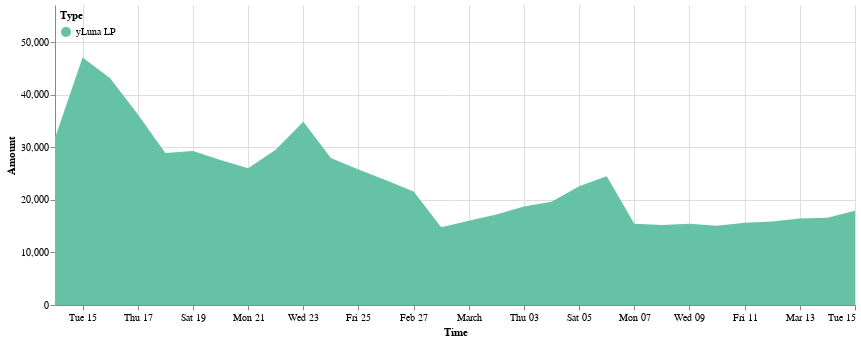

Notebook code cell kept with this figure:
### Code cell
cp.get_yluna_time_area_chart(daily_delta_lp, 
               alt.Scale(scheme='set2'),
               min_date = daily_delta_stk.Time.min(),
               max_date = daily_delta_stk.Time.max(),
               top_padding = 10000
        ).properties(width=800).configure_view(strokeOpacity=0)

### Figure 1 — Vega-Lite specification as saved in the notebook (floating-point values rounded to 4 significant figures)
{"config": {"view": {"continuousWidth": 400, "continuousHeight": 300, "strokeOpacity": 0}}, "data": {"name": "data-a2d76af2971194b2661df267c28b7fed"}, "mark": "area", "encoding": {"color": {"field": "Type", "legend": {"direction": "vertical", "legendY": 0, "orient": "none", "padding": 5}, "scale": {"scheme": "set2"}, "type": "nominal"}, "tooltip": [{"field": "Time", "format": "%Y-%m-%d", "type": "temporal"}, {"field": "Type", "type": "nominal"}, {"field": "Amount (millions)", "type": "nominal"}], "x": {"field": "Time", "scale": {"domain": ["2022-02-14", "2022-03-15"]}, "type": "temporal"}, "y": {"field": "Amount", "scale": {"domain": [0, 57050.0]}, "type": "quantitative"}}, "width": 800, "$schema": "https://vega.github.io/schema/vega-lite/v4.17.0.json", "datasets": {"data-a2d76af2971194b2661df267c28b7fed": [{"Time": "2022-02-14", "Amount signed": 31760.0, "Amount": 31760.0, "Type": "yLuna LP", "Amount (millions)": "0.03M"}, {"Time": "2022-02-15", "Amount signed": 15290.0, "Amount": 47050.0, "Type": "yLuna LP", "Amount (millions)": "0.05M"}, {"Time": "2022-02-16", "Amount signed": -3950.0, "Amount": 43100.0, "Type": "yLuna LP", "Amount (millions)": "0.04M"}, {"Time": "2022-02-17", "Amount signed": -6835.0, "Amount": 36270.0, "Type": "yLuna LP", "Amount (millions)": "0.04M"}, {"Time": "2022-02-18", "Amount signed": -7339.0, "Amount": 28930.0, "Type": "yLuna LP", "Amount (millions)": "0.03M"}, {"Time": "2022-02-19", "Amount signed": 337.5, "Amount": 29270.0, "Type": "yLuna LP", "Amount (millions)": "0.03M"}, {"Time": "2022-02-20", "Amount signed": -1702.0, "Amount": 27560.0, "Type": "yLuna LP", "Amount (millions)": "0.03M"}, {"Time": "2022-02-21", "Amount signed": -1555.0, "Amount": 26010.0, "Type": "yLuna LP", "Amount (millions)": "0.03M"}, {"Time": "2022-02-22", "Amount signed": 3529.0, "Amount": 29540.0, "Type": "yLuna LP", "Amount (millions)": "0.03M"}, {"Time": "2022-02-23", "Amount signed": 5291.0, "Amount": 34830.0, "Type": "yLuna LP", "Amount (millions)": "0.03M"}, {"Time": "2022-02-24", "Amount signed": -6881.0, "Amount": 27950.0, "Type": "yLuna LP", "Amount (millions)": "0.03M"}, {"Time": "2022-02-25", "Amount signed": -2172.0, "Amount": 25770.0, "Type": "yLuna LP", "Amount (millions)": "0.03M"}, {"Time": "2022-02-26", "Amount signed": -2032.0, "Amount": 23740.0, "Type": "yLuna LP", "Amount (millions)": "0.02M"}, {"Time": "2022-02-27", "Amount signed": -2167.0, "Amount": 21580.0, "Type": "yLuna LP", "Amount (millions)": "0.02M"}, {"Time": "2022-02-28", "Amount signed": -6805.0, "Amount": 14770.0, "Type": "yLuna LP", "Amount (millions)": "0.01M"}, {"Time": "2022-03-01", "Amount signed": 1266.0, "Amount": 16040.0, "Type": "yLuna LP", "Amount (millions)": "0.02M"}, {"Time": "2022-03-02", "Amount signed": 1194.0, "Amount": 17230.0, "Type": "yLuna LP", "Amount (millions)": "0.02M"}, {"Time": "2022-03-03", "Amount signed": 1485.0, "Amount": 18710.0, "Type": "yLuna LP", "Amount (millions)": "0.02M"}, {"Time": "2022-03-04", "Amount signed": 900.4, "Amount": 19620.0, "Type": "yLuna LP", "Amount (millions)": "0.02M"}, {"Time": "2022-03-05", "Amount signed": 2973.0, "Amount": 22590.0, "Type": "yLuna LP", "Amount (millions)": "0.02M"}, {"Time": "2022-03-06", "Amount signed": 1880.0, "Amount": 24470.0, "Type": "yLuna LP", "Amount (millions)": "0.02M"}, {"Time": "2022-03-07", "Amount signed": -9021.0, "Amount": 15450.0, "Type": "yLuna LP", "Amount (millions)": "0.02M"}, {"Time": "2022-03-08", "Amount signed": -254.8, "Amount": 15190.0, "Type": "yLuna LP", "Amount (millions)": "0.02M"}, {"Time": "2022-03-09", "Amount signed": 238.1, "Amount": 15430.0, "Type": "yLuna LP", "Amount (millions)": "0.02M"}, {"Time": "2022-03-10", "Amount signed": -356.0, "Amount": 15080.0, "Type": "yLuna LP", "Amount (millions)": "0.02M"}, {"Time": "2022-03-11", "Amount signed": 551.2, "Amount": 15630.0, "Type": "yLuna LP", "Amount (millions)": "0.02M"}, {"Time": "2022-03-12", "Amount signed": 264.2, "Amount": 15890.0, "Type": "yLuna LP", "Amount (millions)": "0.02M"}, {"Time": "2022-03-13", "Amount signed": 558.0, "Amount": 16450.0, "Type": "yLuna LP", "Amount (millions)": "0.02M"}, {"Time": "2022-03-14", "Amount signed": 147.5, "Amount": 16600.0, "Type": "yLuna LP", "Amount (millions)": "0.02M"}, {"Time": "2022-03-15", "Amount signed": 1315.0, "Amount": 17910.0, "Type": "yLuna LP", "Amount (millions)": "0.02M"}]}}
